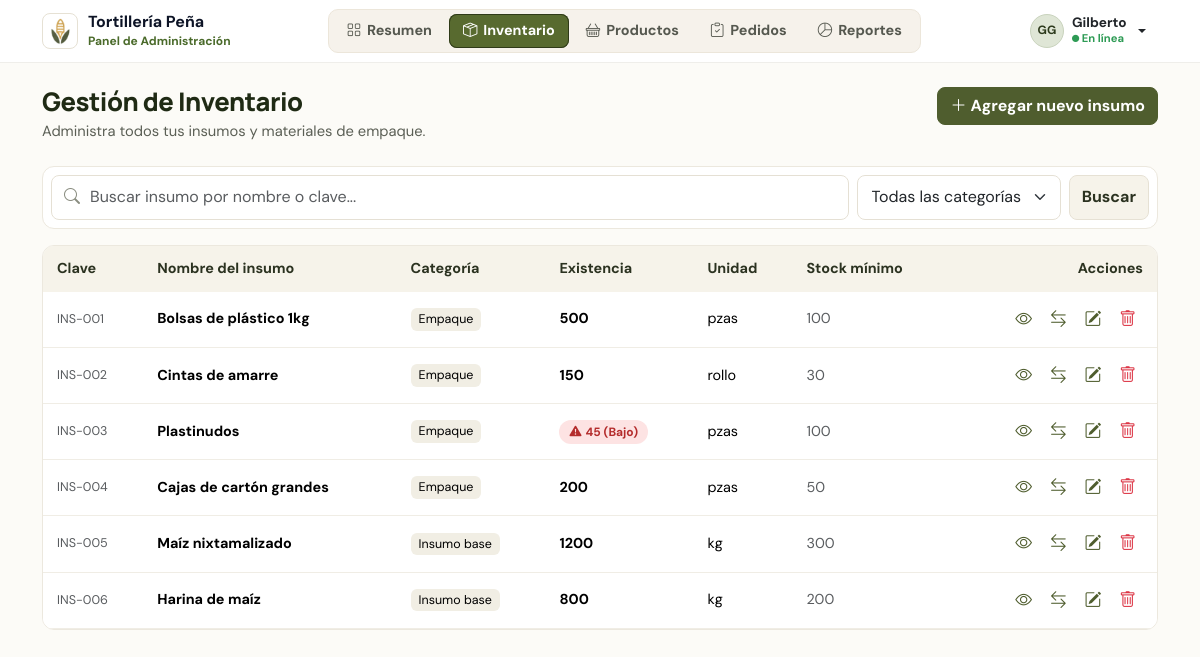
The app's page /admin/inventario.php (signed in) with its own data.
### tables this page shows
CREATE TABLE usuarios (
  id_usuario INT UNSIGNED NOT NULL AUTO_INCREMENT,
  id_rol TINYINT UNSIGNED NOT NULL,
  nombre VARCHAR(60) NOT NULL,
  apellidos VARCHAR(80) DEFAULT NULL,
  correo VARCHAR(100) NOT NULL,
  contrasena VARCHAR(255) NOT NULL,
  fecha_registro DATETIME NOT NULL DEFAULT CURRENT_TIMESTAMP,
  activo TINYINT(1) NOT NULL DEFAULT 1,
  PRIMARY KEY (id_usuario),
  UNIQUE KEY uq_usuarios_correo (correo),
  CONSTRAINT fk_usuarios_roles FOREIGN KEY (id_rol) REFERENCES roles (id_rol)
    ON UPDATE CASCADE ON DELETE RESTRICT
);

CREATE TABLE insumos (
  id_insumo INT UNSIGNED NOT NULL AUTO_INCREMENT,
  clave VARCHAR(10) NOT NULL,
  nombre VARCHAR(80) NOT NULL,
  categoria ENUM('Empaque','Insumo base') NOT NULL,
  existencia DECIMAL(10,2) NOT NULL DEFAULT 0.00,
  unidad VARCHAR(20) NOT NULL,
  stock_minimo DECIMAL(10,2) NOT NULL DEFAULT 0.00,
  activo TINYINT(1) NOT NULL DEFAULT 1,
  PRIMARY KEY (id_insumo),
  UNIQUE KEY uq_insumos_clave (clave)
);

### includes/funciones.php (called while the page is built, shortened)
<?php
function e($texto)
{
    return htmlspecialchars((string) $texto, ENT_QUOTES, 'UTF-8');
}
function usuario_actual()
{
    return $_SESSION['usuario'] ?? null;
}
function cantidad($valor)
{
    return rtrim(rtrim(number_format((float) $valor, 2, '.', ''), '0'), '.');
}
function iniciales($nombre, $apellidos = '')
{
    $texto = mb_substr($nombre, 0, 1);
    if ($apellidos) {
        $texto .= mb_substr($apellidos, 0, 1);
    } else {
        $texto .= mb_substr($nombre, 1, 1);
    }
    return mb_strtoupper($texto);
}

### admin/inventario.php (the view, shortened to what this page needs)
<?php
require_once '../includes/funciones.php';
$buscar = trim($_GET['buscar'] ?? '');
$sql = 'SELECT * FROM insumos WHERE activo = 1';
$parametros = [];
$sql .= ' ORDER BY clave';
$consulta = $pdo->prepare($sql);
$consulta->execute($parametros);
$insumos = $consulta->fetchAll();
$movimientos = [];
foreach ($pdo->query(
    'SELECT m.id_insumo, m.tipo, m.cantidad, m.fecha, u.nombre
     FROM movimientos_inventario m
     INNER JOIN usuarios u ON u.id_usuario = m.id_usuario
     ORDER BY m.fecha DESC'
) as $m) {
    if (count($movimientos[$m['id_insumo']] ?? []) < 5) {
        $movimientos[$m['id_insumo']][] = $m;
    }
}
$seccion = 'inventario';
require '../includes/header_admin.php';
?>
<div class="d-flex flex-wrap justify-content-between align-items-start gap-3 mb-4">
    <div>
        <h1 class="titulo-panel">Gestión de Inventario</h1>
        <p class="sub-panel">Administra todos tus insumos y materiales de empaque.</p>
    </div>
    <button class="btn btn-verde" data-bs-toggle="modal" data-bs-target="#modalInsumo" data-accion="crear" id="btnNuevoInsumo">
        <i class="bi bi-plus-lg me-1"></i>Agregar nuevo insumo
    </button>
</div>
<form method="get" class="caja p-2 mb-3 d-flex flex-wrap gap-2">
    <div class="buscador-panel flex-grow-1">
        <i class="bi bi-search"></i>
        <input type="search" name="buscar" class="form-control" value="<?= e($buscar) ?>" placeholder="Buscar insumo por nombre o clave...">
    </div>
    <select name="categoria" class="form-select w-auto" onchange="this.form.submit()">
        <option value="">Todas las categorías</option>
    </select>
    <button class="btn btn-claro">Buscar</button>
</form>
<div class="caja">
    <div class="table-responsive">
        <table class="table tabla mb-0 align-middle">
            <thead>
            <tr><th>Clave</th><th>Nombre del insumo</th><th>Categoría</th><th>Existencia</th><th>Unidad</th><th>Stock mínimo</th><th class="text-end">Acciones</th></tr>
            </thead>
            <tbody>
            <?php foreach ($insumos as $i): ?>
                <?php $bajo = $i['existencia'] < $i['stock_minimo']; ?>
                <tr>
                    <td class="text-muted small"><?= e($i['clave']) ?></td>
                    <td class="fw-semibold"><?= e($i['nombre']) ?></td>
                    <td><span class="etiqueta-gris"><?= e($i['categoria']) ?></span></td>
                    <td>
                        <?php if ($bajo): ?>
                            <span class="estado estado-cancelado"><i class="bi bi-exclamation-triangle-fill me-1"></i><?= cantidad($i['existencia']) ?> (Bajo)</span>
                        <?php else: ?>
                            <strong><?= cantidad($i['existencia']) ?></strong>
                        <?php endif; ?>
                    </td>
                    <td><?= e($i['unidad']) ?></td>
                    <td class="text-muted"><?= cantidad($i['stock_minimo']) ?></td>
                    <td class="text-end text-nowrap">
                        <button class="btn btn-icono" title="Ver" data-bs-toggle="modal" data-bs-target="#ver<?= $i['id_insumo'] ?>"><i class="bi bi-eye"></i></button>
                        <button class="btn btn-icono" title="Registrar entrada o salida" data-bs-toggle="modal" data-bs-target="#modalMovimiento"
                                data-id="<?= $i['id_insumo'] ?>" data-nombre="<?= e($i['nombre']) ?>" data-existencia="<?= cantidad($i['existencia']) ?>" data-unidad="<?= e($i['unidad']) ?>">
                            <i class="bi bi-arrow-left-right"></i>
                        </button>
                        <button class="btn btn-icono" title="Editar" data-bs-toggle="modal" data-bs-target="#modalInsumo" data-accion="editar"
                                data-id="<?= $i['id_insumo'] ?>" data-clave="<?= e($i['clave']) ?>" data-nombre="<?= e($i['nombre']) ?>"
                                data-categoria="<?= e($i['categoria']) ?>" data-existencia="<?= cantidad($i['existencia']) ?>"
                                data-unidad="<?= e($i['unidad']) ?>" data-stock_minimo="<?= cantidad($i['stock_minimo']) ?>">
                            <i class="bi bi-pencil-square"></i>
                        </button>
                        <form method="post" class="d-inline" onsubmit="return confirm('¿Seguro que quieres borrar el insumo <?= e(addslashes($i['nombre'])) ?>?');">
                            <button class="btn btn-icono text-danger" title="Borrar"><i class="bi bi-trash"></i></button>
                        </form>
                    </td>
                </tr>
            <?php endforeach; ?>
            </tbody>
        </table>
    </div>
</div>
<?php require '../includes/footer_admin.php'; ?>

### includes/header_admin.php (shortened to what this page needs)
<?php
$seccion = $seccion ?? '';
$admin = usuario_actual();
$menu = [
    'resumen' => ['index.php', 'bi-grid', 'Resumen'],
    'inventario' => ['inventario.php', 'bi-box-seam', 'Inventario'],
    'productos' => ['productos.php', 'bi-basket', 'Productos'],
    'pedidos' => ['pedidos.php', 'bi-clipboard-check', 'Pedidos'],
    'reportes' => ['reportes.php', 'bi-pie-chart', 'Reportes'],
];
?>
<!DOCTYPE html>
<html lang="es">
<head>
    <link rel="stylesheet" href="../assets/vendor/bootstrap/css/bootstrap.min.css">
    <link rel="stylesheet" href="../assets/vendor/bootstrap-icons/bootstrap-icons.min.css">
    <link rel="stylesheet" href="../assets/css/estilos.css">
    <link rel="stylesheet" href="../assets/css/admin.css">
</head>
<body class="panel">
<header class="barra-admin">
    <div class="container-xl d-flex flex-wrap align-items-center justify-content-between gap-3 py-2">
        <a class="marca-admin" href="index.php">
            <span class="logo-admin"><img src="../assets/img/logo.png" alt=""></span>
            <span>
                <span class="d-block fw-bold">Tortillería Peña</span>
                <small>Panel de Administración</small>
            </span>
        </a>
        <nav class="menu-admin order-3 order-lg-2">
            <?php foreach ($menu as $clave => [$archivo, $icono, $texto]): ?>
                <a href="<?= $archivo ?>" class="<?= $seccion === $clave ? 'activo' : '' ?>"><i class="bi <?= $icono ?>"></i><?= $texto ?></a>
            <?php endforeach; ?>
        </nav>
        <div class="dropdown order-2 order-lg-3">
            <button class="btn usuario-admin dropdown-toggle" type="button" data-bs-toggle="dropdown" aria-expanded="false">
                <span class="avatar"><?= e(iniciales($admin['nombre'], $admin['apellidos'] ?? '')) ?></span>
                <span class="text-start">
                    <span class="d-block fw-bold"><?= e($admin['nombre']) ?></span>
                    <small class="en-linea"><i class="bi bi-circle-fill"></i> En línea</small>
                </span>
            </button>
        </div>
    </div>
</header>
<main class="container-xl py-4">

### assets/css/estilos.css (style rules this page uses)
:root { --verde: #4e5b31; --verde-oscuro: #3b4624; --verde-claro: #e9eddf; --crema: #fbfaf6; --crema-oscuro: #f1eee4; --borde: #e5e0d4; --texto: #23261c; --texto-suave: #6b6e61; --dorado: #c9a14a; }
h1, h2, h3, .titulo-grande, .titulo-seccion, .marca-nombre { font-family: 'Manrope', system-ui, sans-serif; }
a { color: var(--verde); }
.btn-verde { background: var(--verde); border: 1px solid var(--verde); color: #fff; font-weight: 600; border-radius: 8px; }
.form-control, .form-select { border-color: var(--borde); border-radius: 8px; padding: .6rem .85rem; }
.form-select { padding-right: 2.4rem; }
.estado { display: inline-block; font-size: .75rem; font-weight: 700; padding: 3px 10px; border-radius: 999px; white-space: nowrap; }
.estado-cancelado { background: #fde3e3; color: #b42c2c; }

### assets/css/admin.css (style rules this page uses)
body.panel { font-family: 'DM Sans', system-ui, sans-serif; background: #fcfbf7; color: #1f2a14; }
.barra-admin { background: #fff; border-bottom: 1px solid #efeeea; position: sticky; top: 0; z-index: 1020; }
.marca-admin { display: flex; align-items: center; gap: 10px; text-decoration: none; color: #0d1426; line-height: 1.15; }
.marca-admin small { color: #4a6a2a; font-size: .75rem; font-weight: 600; }
.logo-admin { width: 36px; height: 36px; border-radius: 8px; background: #fff; border: 1px solid #e6e1d4; display: flex; align-items: center; justify-content: center; }
.logo-admin img { height: 28px; }
.menu-admin { display: flex; flex-wrap: wrap; gap: 3px; padding: 4px; background: #f6f2eb; border: 1px solid #ece6da; border-radius: 10px; }
.menu-admin a { display: flex; align-items: center; gap: 6px; padding: 6px 14px; border-radius: 8px; color: #55584f; font-weight: 600; font-size: .9rem; text-decoration: none; }
.menu-admin a.activo { background: #586a2f; color: #fff; box-shadow: 0 0 0 1px #2f3a18 inset; }
.usuario-admin { display: flex; align-items: center; gap: 8px; border: 0; line-height: 1.1; font-size: .85rem; }
.avatar { width: 34px; height: 34px; border-radius: 50%; background: #dfe6d6; border: 1px solid #c9d3bd; font-size: .75rem; font-weight: 700; display: flex; align-items: center; justify-content: center; color: #2d3a1c; }
.en-linea { color: #2e9b55; font-size: .7rem; font-weight: 600; }
.en-linea i { font-size: .45rem; vertical-align: middle; }
.titulo-panel { font-family: 'Manrope', sans-serif; font-size: 1.6rem; font-weight: 800; letter-spacing: -.02em; margin-bottom: 2px; }
.sub-panel { color: #5b5f55; font-size: .92rem; margin: 0; }
.caja { background: #fff; border: 1px solid #ece8de; border-radius: 12px; overflow: hidden; }
.btn-verde { background: #4f5d2e; border: 1px solid #4f5d2e; color: #fff; font-weight: 700; border-radius: 8px; }
.btn-claro { background: #f6f3ea; border: 1px solid #e6e1d4; color: #2b3220; font-weight: 600; border-radius: 8px; }
.btn-icono { border: 0; background: none; color: #4f5d2e; font-size: 1.05rem; padding: 4px 7px; }
.tabla { font-size: .9rem; }
.tabla thead th { background: #f6f3ea; color: #2b3220; font-weight: 700; padding: 12px 14px; border-bottom: 0; white-space: nowrap; }
.tabla td { padding: 11px 14px; border-color: #f0ede5; }
.etiqueta-gris { display: inline-block; background: #f1eee4; border-radius: 6px; padding: 2px 8px; font-size: .78rem; }
.buscador-panel { position: relative; min-width: 220px; }
.buscador-panel i { position: absolute; left: 13px; top: 50%; transform: translateY(-50%); color: #8a8d80; }
.buscador-panel .form-control { padding-left: 38px; }

### records on screen
usuarios: nombre "GG", nombre "Gilberto"
insumos: clave "INS-001", nombre "Bolsas de plástico 1kg", categoria "Empaque", existencia "500", unidad "pzas", stock_minimo "100"
insumos: clave "INS-002", nombre "Cintas de amarre", categoria "Empaque", existencia "150", unidad "rollo", stock_minimo "30"
insumos: clave "INS-003", nombre "Plastinudos", categoria "Empaque", existencia "45", unidad "pzas", stock_minimo "100"
insumos: clave "INS-004", nombre "Cajas de cartón grandes", categoria "Empaque", existencia "200", unidad "pzas", stock_minimo "50"
insumos: clave "INS-005", nombre "Maíz nixtamalizado", categoria "Insumo base", existencia "1200", unidad "kg", stock_minimo "300"
insumos: clave "INS-006", nombre "Harina de maíz", categoria "Insumo base", existencia "800", unidad "kg", stock_minimo "200"

### other values on screen
$texto "Resumen"
$texto "Inventario"
$texto "Productos"
$texto "Pedidos"
$texto "Reportes"
